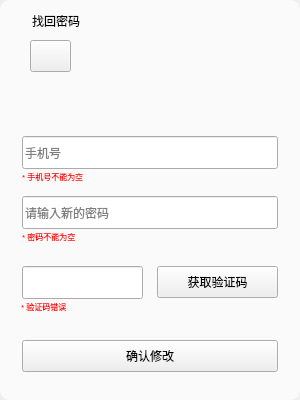
<?xml version="1.0" encoding="UTF-8"?>
<ui version="4.0">
 <class>Form</class>
 <widget class="QWidget" name="Form">
  <property name="geometry">
   <rect>
    <x>0</x>
    <y>0</y>
    <width>300</width>
    <height>400</height>
   </rect>
  </property>
  <property name="minimumSize">
   <size>
    <width>300</width>
    <height>400</height>
   </size>
  </property>
  <property name="maximumSize">
   <size>
    <width>300</width>
    <height>400</height>
   </size>
  </property>
  <property name="windowTitle">
   <string>Form</string>
  </property>
  <widget class="QWidget" name="widget_2" native="true">
   <property name="geometry">
    <rect>
     <x>20</x>
     <y>134</y>
     <width>260</width>
     <height>51</height>
    </rect>
   </property>
   <widget class="QLabel" name="label_2">
    <property name="geometry">
     <rect>
      <x>2</x>
      <y>36</y>
      <width>121</width>
      <height>16</height>
     </rect>
    </property>
    <property name="maximumSize">
     <size>
      <width>16777215</width>
      <height>17</height>
     </size>
    </property>
    <property name="font">
     <font>
      <pointsize>6</pointsize>
     </font>
    </property>
    <property name="styleSheet">
     <string notr="true">color: rgb(255, 0, 0);</string>
    </property>
    <property name="text">
     <string>* 手机号不能为空</string>
    </property>
    <property name="alignment">
     <set>Qt::AlignLeading|Qt::AlignLeft|Qt::AlignTop</set>
    </property>
   </widget>
   <widget class="EditableComboBox" name="EditableComboBox">
    <property name="geometry">
     <rect>
      <x>2</x>
      <y>2</y>
      <width>256</width>
      <height>33</height>
     </rect>
    </property>
    <property name="dragEnabled">
     <bool>true</bool>
    </property>
    <property name="placeholderText">
     <string>手机号</string>
    </property>
   </widget>
  </widget>
  <widget class="QWidget" name="widget_3" native="true">
   <property name="geometry">
    <rect>
     <x>20</x>
     <y>194</y>
     <width>260</width>
     <height>51</height>
    </rect>
   </property>
   <widget class="QLabel" name="label_3">
    <property name="geometry">
     <rect>
      <x>2</x>
      <y>36</y>
      <width>121</width>
      <height>16</height>
     </rect>
    </property>
    <property name="maximumSize">
     <size>
      <width>16777215</width>
      <height>17</height>
     </size>
    </property>
    <property name="font">
     <font>
      <pointsize>6</pointsize>
     </font>
    </property>
    <property name="styleSheet">
     <string notr="true">color: rgb(255, 0, 0);</string>
    </property>
    <property name="text">
     <string>* 密码不能为空</string>
    </property>
    <property name="alignment">
     <set>Qt::AlignLeading|Qt::AlignLeft|Qt::AlignTop</set>
    </property>
   </widget>
   <widget class="PasswordLineEdit" name="PasswordLineEdit">
    <property name="geometry">
     <rect>
      <x>2</x>
      <y>2</y>
      <width>256</width>
      <height>33</height>
     </rect>
    </property>
    <property name="placeholderText">
     <string>请输入新的密码</string>
    </property>
   </widget>
  </widget>
  <widget class="QWidget" name="widget_4" native="true">
   <property name="geometry">
    <rect>
     <x>20</x>
     <y>264</y>
     <width>260</width>
     <height>51</height>
    </rect>
   </property>
   <widget class="QLabel" name="label_4">
    <property name="geometry">
     <rect>
      <x>1</x>
      <y>36</y>
      <width>121</width>
      <height>16</height>
     </rect>
    </property>
    <property name="maximumSize">
     <size>
      <width>16777215</width>
      <height>17</height>
     </size>
    </property>
    <property name="font">
     <font>
      <pointsize>6</pointsize>
     </font>
    </property>
    <property name="styleSheet">
     <string notr="true">color: rgb(255, 0, 0);</string>
    </property>
    <property name="text">
     <string>* 验证码错误</string>
    </property>
    <property name="alignment">
     <set>Qt::AlignLeading|Qt::AlignLeft|Qt::AlignTop</set>
    </property>
   </widget>
   <widget class="PrimaryPushButton" name="PrimaryPushButton_2">
    <property name="geometry">
     <rect>
      <x>137</x>
      <y>2</y>
      <width>121</width>
      <height>32</height>
     </rect>
    </property>
    <property name="styleSheet">
     <string notr="true">PushButton, ToolButton, ToggleButton, ToggleToolButton {
    color: black;
    background: rgba(255, 255, 255, 0.7);
    border: 1px solid rgba(0, 0, 0, 0.073);
    border-bottom: 1px solid rgba(0, 0, 0, 0.183);
    border-radius: 5px;
    /* font: 14px 'Segoe UI', 'Microsoft YaHei'; */
    padding: 5px 12px 6px 12px;
    outline: none;
}

ToolButton {
    padding: 5px 9px 6px 8px;
}

PushButton[hasIcon=false] {
    padding: 5px 12px 6px 12px;
}

PushButton[hasIcon=true] {
    padding: 5px 12px 6px 36px;
}

DropDownToolButton, PrimaryDropDownToolButton {
    padding: 5px 31px 6px 8px;
}

DropDownPushButton[hasIcon=false],
PrimaryDropDownPushButton[hasIcon=false] {
    padding: 5px 31px 6px 12px;
}

DropDownPushButton[hasIcon=true],
PrimaryDropDownPushButton[hasIcon=true] {
    padding: 5px 31px 6px 36px;
}

PushButton:hover, ToolButton:hover, ToggleButton:hover, ToggleToolButton:hover {
    background: rgba(249, 249, 249, 0.5);
}

PushButton:pressed, ToolButton:pressed, ToggleButton:pressed, ToggleToolButton:pressed {
    color: rgba(0, 0, 0, 0.63);
    background: rgba(249, 249, 249, 0.3);
    border-bottom: 1px solid rgba(0, 0, 0, 0.073);
}

PushButton:disabled, ToolButton:disabled, ToggleButton:disabled, ToggleToolButton:disabled {
    color: rgba(0, 0, 0, 0.36);
    background: rgba(249, 249, 249, 0.3);
    border: 1px solid rgba(0, 0, 0, 0.06);
    border-bottom: 1px solid rgba(0, 0, 0, 0.06);
}


PrimaryPushButton,
PrimaryToolButton,
ToggleButton:checked,
ToggleToolButton:checked {
    color: white;
    background-color: #009faa;
    border: 1px solid #00a7b3;
    border-bottom: 1px solid #007780;
}

PrimaryPushButton:hover,
PrimaryToolButton:hover,
ToggleButton:checked:hover,
ToggleToolButton:checked:hover {
    background-color: #00a7b3;
    border: 1px solid #2daab3;
    border-bottom: 1px solid #007780;
}

PrimaryPushButton:pressed,
PrimaryToolButton:pressed,
ToggleButton:checked:pressed,
ToggleToolButton:checked:pressed {
	padding-left:16px;
	padding-top:8px;
    color: rgba(255, 255, 255, 0.63);
    background-color: #3eabb3;
    border: 1px solid #3eabb3;
}

PrimaryPushButton:disabled,
PrimaryToolButton:disabled,
ToggleButton:checked:disabled,
ToggleToolButton:checked:disabled {
    color: rgba(255, 255, 255, 0.9);
    background-color: rgb(205, 205, 205);
    border: 1px solid rgb(205, 205, 205);
}

SplitDropButton,
PrimarySplitDropButton {
    border-left: none;
    border-top-left-radius: 0;
    border-bottom-left-radius: 0;
}

#splitPushButton,
#splitToolButton,
#primarySplitPushButton,
#primarySplitToolButton {
    border-top-right-radius: 0;
    border-bottom-right-radius: 0;
}

#splitPushButton:pressed,
#splitToolButton:pressed,
SplitDropButton:pressed {
    border-bottom: 1px solid rgba(0, 0, 0, 0.183);
}

PrimarySplitDropButton:pressed {
    border-bottom: 1px solid #007780;
}

#primarySplitPushButton, #primarySplitToolButton {
    border-right: 1px solid #3eabb3;
}

#primarySplitPushButton:pressed, #primarySplitToolButton:pressed {
    border-bottom: 1px solid #007780;
}

HyperlinkButton {
    /* font: 14px 'Segoe UI', 'Microsoft YaHei'; */
    padding: 6px 12px 6px 12px;
    color: #009faa;
    border: none;
    border-radius: 6px;
    background-color: transparent;
}

HyperlinkButton[hasIcon=false] {
    padding: 6px 12px 6px 12px;
}

HyperlinkButton[hasIcon=true] {
    padding: 6px 12px 6px 36px;
}

HyperlinkButton:hover {
    color: #009faa;
    background-color: rgba(0, 0, 0, 10);
    border: none;
}

HyperlinkButton:pressed {
    color: #009faa;
    background-color: rgba(0, 0, 0, 6);
    border: none;
}

HyperlinkButton:disabled {
    color: rgba(0, 0, 0, 0.43);
    background-color: transparent;
    border: none;
}


RadioButton {
    min-height: 24px;
    max-height: 24px;
    background-color: transparent;
    font: 14px 'Segoe UI', 'Microsoft YaHei', 'PingFang SC';
    color: black;
}

RadioButton::indicator {
    width: 18px;
    height: 18px;
    border-radius: 11px;
    border: 2px solid #999999;
    background-color: rgba(0, 0, 0, 5);
    margin-right: 4px;
}

RadioButton::indicator:hover {
    background-color: rgba(0, 0, 0, 0);
}

RadioButton::indicator:pressed {
    border: 2px solid #bbbbbb;
    background-color: qradialgradient(spread:pad, cx:0.5, cy:0.5, radius:0.5, fx:0.5, fy:0.5,
            stop:0 rgb(255, 255, 255),
            stop:0.5 rgb(255, 255, 255),
            stop:0.6 rgb(225, 224, 223),
            stop:1 rgb(225, 224, 223));
}

RadioButton::indicator:checked {
    height: 22px;
    width: 22px;
    border: none;
    border-radius: 11px;
    background-color: qradialgradient(spread:pad, cx:0.5, cy:0.5, radius:0.5, fx:0.5, fy:0.5,
            stop:0 rgb(255, 255, 255),
            stop:0.5 rgb(255, 255, 255),
            stop:0.6 #009faa,
            stop:1 #009faa);
}

RadioButton::indicator:checked:hover {
    background-color: qradialgradient(spread:pad, cx:0.5, cy:0.5, radius:0.5, fx:0.5, fy:0.5,
            stop:0 rgb(255, 255, 255),
            stop:0.6 rgb(255, 255, 255),
            stop:0.7 #009faa,
            stop:1 #009faa);
}

RadioButton::indicator:checked:pressed {
    background-color: qradialgradient(spread:pad, cx:0.5, cy:0.5, radius:0.5, fx:0.5, fy:0.5,
            stop:0 rgb(255, 255, 255),
            stop:0.5 rgb(255, 255, 255),
            stop:0.6 #009faa,
            stop:1 #009faa);
}

RadioButton:disabled {
    color: rgba(0, 0, 0, 110);
}

RadioButton::indicator:disabled {
    border: 2px solid #bbbbbb;
    background-color: transparent;
}

RadioButton::indicator:disabled:checked {
    border: none;
    background-color: qradialgradient(spread:pad, cx:0.5, cy:0.5, radius:0.5, fx:0.5, fy:0.5,
            stop:0 rgb(255, 255, 255),
            stop:0.5 rgb(255, 255, 255),
            stop:0.6 rgba(0, 0, 0, 0.2169),
            stop:1 rgba(0, 0, 0, 0.2169));
}

TransparentToolButton,
TransparentToggleToolButton,
TransparentDropDownToolButton,
TransparentPushButton,
TransparentDropDownPushButton,
TransparentTogglePushButton {
    background-color: transparent;
    border: none;
    border-radius: 5px;
    margin: 0;
}

TransparentToolButton:hover,
TransparentToggleToolButton:hover,
TransparentDropDownToolButton:hover,
TransparentPushButton:hover,
TransparentDropDownPushButton:hover,
TransparentTogglePushButton:hover {
    background-color: rgba(0, 0, 0, 9);
    border: none;
}

TransparentToolButton:pressed,
TransparentToggleToolButton:pressed,
TransparentDropDownToolButton:pressed,
TransparentPushButton:pressed,
TransparentDropDownPushButton:pressed,
TransparentTogglePushButton:pressed {
    background-color: rgba(0, 0, 0, 6);
    border: none;
}

TransparentToolButton:disabled,
TransparentToggleToolButton:disabled,
TransparentDropDownToolButton:disabled,
TransprentPushButton:disabled,
TransparentDropDownPushButton:disabled,
TransprentTogglePushButton:disabled {
    background-color: transparent;
    border: none;
}


PillPushButton,
PillPushButton:hover,
PillPushButton:pressed,
PillPushButton:disabled,
PillPushButton:checked,
PillPushButton:checked:hover,
PillPushButton:checked:pressed,
PillPushButton:disabled:checked,
PillToolButton,
PillToolButton:hover,
PillToolButton:pressed,
PillToolButton:disabled,
PillToolButton:checked,
PillToolButton:checked:hover,
PillToolButton:checked:pressed,
PillToolButton:disabled:checked {
    background-color: transparent;
    border: none;
}
</string>
    </property>
    <property name="text">
     <string>获取验证码</string>
    </property>
   </widget>
   <widget class="LineEdit" name="LineEdit">
    <property name="geometry">
     <rect>
      <x>2</x>
      <y>2</y>
      <width>121</width>
      <height>33</height>
     </rect>
    </property>
   </widget>
  </widget>
  <widget class="ElevatedCardWidget" name="ElevatedCardWidget">
   <property name="geometry">
    <rect>
     <x>115</x>
     <y>41</y>
     <width>70</width>
     <height>70</height>
    </rect>
   </property>
   <widget class="QLabel" name="label_6">
    <property name="geometry">
     <rect>
      <x>5</x>
      <y>5</y>
      <width>60</width>
      <height>60</height>
     </rect>
    </property>
    <property name="minimumSize">
     <size>
      <width>60</width>
      <height>60</height>
     </size>
    </property>
    <property name="maximumSize">
     <size>
      <width>16777215</width>
      <height>60</height>
     </size>
    </property>
    <property name="styleSheet">
     <string notr="true">image: url(:/icon/image/wei.png);</string>
    </property>
    <property name="text">
     <string/>
    </property>
   </widget>
  </widget>
  <widget class="PrimaryPushButton" name="PrimaryPushButton">
   <property name="geometry">
    <rect>
     <x>22</x>
     <y>340</y>
     <width>256</width>
     <height>32</height>
    </rect>
   </property>
   <property name="text">
    <string>确认修改</string>
   </property>
  </widget>
  <widget class="QLabel" name="label_5">
   <property name="geometry">
    <rect>
     <x>32</x>
     <y>5</y>
     <width>71</width>
     <height>31</height>
    </rect>
   </property>
   <property name="styleSheet">
    <string notr="true">font: 13pt &quot;隶书&quot;;
</string>
   </property>
   <property name="text">
    <string>找回密码</string>
   </property>
  </widget>
  <widget class="QLabel" name="label_7">
   <property name="geometry">
    <rect>
     <x>9</x>
     <y>12</y>
     <width>21</width>
     <height>21</height>
    </rect>
   </property>
   <property name="styleSheet">
    <string notr="true">image: url(:/icon/image/wei.png);</string>
   </property>
   <property name="text">
    <string/>
   </property>
  </widget>
  <widget class="QLabel" name="label">
   <property name="geometry">
    <rect>
     <x>0</x>
     <y>0</y>
     <width>300</width>
     <height>400</height>
    </rect>
   </property>
   <property name="styleSheet">
    <string notr="true">background-color: rgb(250, 250, 250);
border-radius:10px;</string>
   </property>
   <property name="text">
    <string/>
   </property>
  </widget>
  <widget class="ElevatedCardWidget" name="ElevatedCardWidget_2">
   <property name="geometry">
    <rect>
     <x>30</x>
     <y>40</y>
     <width>41</width>
     <height>32</height>
    </rect>
   </property>
   <widget class="PushButton" name="back">
    <property name="geometry">
     <rect>
      <x>0</x>
      <y>0</y>
      <width>41</width>
      <height>32</height>
     </rect>
    </property>
    <property name="styleSheet">
     <string notr="true">#back {
	image: url(:/icon/image/back.png);
}

PushButton, ToolButton, ToggleButton, ToggleToolButton {
    color: black;
    background: rgba(255, 255, 255, 0.7);
    border: 1px solid rgba(0, 0, 0, 0.073);
    border-bottom: 1px solid rgba(0, 0, 0, 0.183);
    border-radius: 5px;
    /* font: 14px 'Segoe UI', 'Microsoft YaHei'; */
    padding: 5px 12px 6px 12px;
    outline: none;
}

ToolButton {
    padding: 5px 9px 6px 8px;
}

PushButton[hasIcon=false] {
    padding: 5px 12px 6px 12px;
}

PushButton[hasIcon=true] {
    padding: 5px 12px 6px 36px;
}

DropDownToolButton, PrimaryDropDownToolButton {
    padding: 5px 31px 6px 8px;
}

DropDownPushButton[hasIcon=false],
PrimaryDropDownPushButton[hasIcon=false] {
    padding: 5px 31px 6px 12px;
}

DropDownPushButton[hasIcon=true],
PrimaryDropDownPushButton[hasIcon=true] {
    padding: 5px 31px 6px 36px;
}

PushButton:hover, ToolButton:hover, ToggleButton:hover, ToggleToolButton:hover {
    background: rgba(249, 249, 249, 0.5);
}

PushButton:pressed, ToolButton:pressed, ToggleButton:pressed, ToggleToolButton:pressed {
    color: rgba(0, 0, 0, 0.63);
    background: rgba(249, 249, 249, 0.3);
    border-bottom: 1px solid rgba(0, 0, 0, 0.073);
}

PushButton:disabled, ToolButton:disabled, ToggleButton:disabled, ToggleToolButton:disabled {
    color: rgba(0, 0, 0, 0.36);
    background: rgba(249, 249, 249, 0.3);
    border: 1px solid rgba(0, 0, 0, 0.06);
    border-bottom: 1px solid rgba(0, 0, 0, 0.06);
}


PrimaryPushButton,
PrimaryToolButton,
ToggleButton:checked,
ToggleToolButton:checked {
    color: white;
    background-color: #009faa;
    border: 1px solid #00a7b3;
    border-bottom: 1px solid #007780;
}

PrimaryPushButton:hover,
PrimaryToolButton:hover,
ToggleButton:checked:hover,
ToggleToolButton:checked:hover {
    background-color: #00a7b3;
    border: 1px solid #2daab3;
    border-bottom: 1px solid #007780;
}

PrimaryPushButton:pressed,
PrimaryToolButton:pressed,
ToggleButton:checked:pressed,
ToggleToolButton:checked:pressed {
    color: rgba(255, 255, 255, 0.63);
    background-color: #3eabb3;
    border: 1px solid #3eabb3;
}

PrimaryPushButton:disabled,
PrimaryToolButton:disabled,
ToggleButton:checked:disabled,
ToggleToolButton:checked:disabled {
    color: rgba(255, 255, 255, 0.9);
    background-color: rgb(205, 205, 205);
    border: 1px solid rgb(205, 205, 205);
}

SplitDropButton,
PrimarySplitDropButton {
    border-left: none;
    border-top-left-radius: 0;
    border-bottom-left-radius: 0;
}

#splitPushButton,
#splitToolButton,
#primarySplitPushButton,
#primarySplitToolButton {
    border-top-right-radius: 0;
    border-bottom-right-radius: 0;
}

#splitPushButton:pressed,
#splitToolButton:pressed,
SplitDropButton:pressed {
    border-bottom: 1px solid rgba(0, 0, 0, 0.183);
}

PrimarySplitDropButton:pressed {
    border-bottom: 1px solid #007780;
}

#primarySplitPushButton, #primarySplitToolButton {
    border-right: 1px solid #3eabb3;
}

#primarySplitPushButton:pressed, #primarySplitToolButton:pressed {
    border-bottom: 1px solid #007780;
}

HyperlinkButton {
    /* font: 14px 'Segoe UI', 'Microsoft YaHei'; */
    padding: 6px 12px 6px 12px;
    color: #009faa;
    border: none;
    border-radius: 6px;
    background-color: transparent;
}

HyperlinkButton[hasIcon=false] {
    padding: 6px 12px 6px 12px;
}

HyperlinkButton[hasIcon=true] {
    padding: 6px 12px 6px 36px;
}

HyperlinkButton:hover {
    color: #009faa;
    background-color: rgba(0, 0, 0, 10);
    border: none;
}

HyperlinkButton:pressed {
    color: #009faa;
    background-color: rgba(0, 0, 0, 6);
    border: none;
}

HyperlinkButton:disabled {
    color: rgba(0, 0, 0, 0.43);
    background-color: transparent;
    border: none;
}


RadioButton {
    min-height: 24px;
    max-height: 24px;
    background-color: transparent;
    font: 14px 'Segoe UI', 'Microsoft YaHei', 'PingFang SC';
    color: black;
}

RadioButton::indicator {
    width: 18px;
    height: 18px;
    border-radius: 11px;
    border: 2px solid #999999;
    background-color: rgba(0, 0, 0, 5);
    margin-right: 4px;
}

RadioButton::indicator:hover {
    background-color: rgba(0, 0, 0, 0);
}

RadioButton::indicator:pressed {
    border: 2px solid #bbbbbb;
    background-color: qradialgradient(spread:pad, cx:0.5, cy:0.5, radius:0.5, fx:0.5, fy:0.5,
            stop:0 rgb(255, 255, 255),
            stop:0.5 rgb(255, 255, 255),
            stop:0.6 rgb(225, 224, 223),
            stop:1 rgb(225, 224, 223));
}

RadioButton::indicator:checked {
    height: 22px;
    width: 22px;
    border: none;
    border-radius: 11px;
    background-color: qradialgradient(spread:pad, cx:0.5, cy:0.5, radius:0.5, fx:0.5, fy:0.5,
            stop:0 rgb(255, 255, 255),
            stop:0.5 rgb(255, 255, 255),
            stop:0.6 #009faa,
            stop:1 #009faa);
}

RadioButton::indicator:checked:hover {
    background-color: qradialgradient(spread:pad, cx:0.5, cy:0.5, radius:0.5, fx:0.5, fy:0.5,
            stop:0 rgb(255, 255, 255),
            stop:0.6 rgb(255, 255, 255),
            stop:0.7 #009faa,
            stop:1 #009faa);
}

RadioButton::indicator:checked:pressed {
    background-color: qradialgradient(spread:pad, cx:0.5, cy:0.5, radius:0.5, fx:0.5, fy:0.5,
            stop:0 rgb(255, 255, 255),
            stop:0.5 rgb(255, 255, 255),
            stop:0.6 #009faa,
            stop:1 #009faa);
}

RadioButton:disabled {
    color: rgba(0, 0, 0, 110);
}

RadioButton::indicator:disabled {
    border: 2px solid #bbbbbb;
    background-color: transparent;
}

RadioButton::indicator:disabled:checked {
    border: none;
    background-color: qradialgradient(spread:pad, cx:0.5, cy:0.5, radius:0.5, fx:0.5, fy:0.5,
            stop:0 rgb(255, 255, 255),
            stop:0.5 rgb(255, 255, 255),
            stop:0.6 rgba(0, 0, 0, 0.2169),
            stop:1 rgba(0, 0, 0, 0.2169));
}

TransparentToolButton,
TransparentToggleToolButton,
TransparentDropDownToolButton,
TransparentPushButton,
TransparentDropDownPushButton,
TransparentTogglePushButton {
    background-color: transparent;
    border: none;
    border-radius: 5px;
    margin: 0;
}

TransparentToolButton:hover,
TransparentToggleToolButton:hover,
TransparentDropDownToolButton:hover,
TransparentPushButton:hover,
TransparentDropDownPushButton:hover,
TransparentTogglePushButton:hover {
    background-color: rgba(0, 0, 0, 9);
    border: none;
}

TransparentToolButton:pressed,
TransparentToggleToolButton:pressed,
TransparentDropDownToolButton:pressed,
TransparentPushButton:pressed,
TransparentDropDownPushButton:pressed,
TransparentTogglePushButton:pressed {
    background-color: rgba(0, 0, 0, 6);
    border: none;
}

TransparentToolButton:disabled,
TransparentToggleToolButton:disabled,
TransparentDropDownToolButton:disabled,
TransprentPushButton:disabled,
TransparentDropDownPushButton:disabled,
TransprentTogglePushButton:disabled {
    background-color: transparent;
    border: none;
}


PillPushButton,
PillPushButton:hover,
PillPushButton:pressed,
PillPushButton:disabled,
PillPushButton:checked,
PillPushButton:checked:hover,
PillPushButton:checked:pressed,
PillPushButton:disabled:checked,
PillToolButton,
PillToolButton:hover,
PillToolButton:pressed,
PillToolButton:disabled,
PillToolButton:checked,
PillToolButton:checked:hover,
PillToolButton:checked:pressed,
PillToolButton:disabled:checked {
    background-color: transparent;
    border: none;
}
</string>
    </property>
    <property name="text">
     <string/>
    </property>
   </widget>
  </widget>
  <zorder>label</zorder>
  <zorder>widget_2</zorder>
  <zorder>widget_3</zorder>
  <zorder>widget_4</zorder>
  <zorder>ElevatedCardWidget</zorder>
  <zorder>PrimaryPushButton</zorder>
  <zorder>label_5</zorder>
  <zorder>label_7</zorder>
  <zorder>ElevatedCardWidget_2</zorder>
 </widget>
 <customwidgets>
  <customwidget>
   <class>EditableComboBox</class>
   <extends>LineEdit</extends>
   <header>qfluentwidgets</header>
  </customwidget>
  <customwidget>
   <class>PushButton</class>
   <extends>QPushButton</extends>
   <header>qfluentwidgets</header>
  </customwidget>
  <customwidget>
   <class>PrimaryPushButton</class>
   <extends>PushButton</extends>
   <header>qfluentwidgets</header>
  </customwidget>
  <customwidget>
   <class>CardWidget</class>
   <extends>QFrame</extends>
   <header>qfluentwidgets</header>
   <container>1</container>
  </customwidget>
  <customwidget>
   <class>ElevatedCardWidget</class>
   <extends>SimpleCardWidget</extends>
   <header>qfluentwidgets</header>
   <container>1</container>
  </customwidget>
  <customwidget>
   <class>SimpleCardWidget</class>
   <extends>CardWidget</extends>
   <header>qfluentwidgets</header>
   <container>1</container>
  </customwidget>
  <customwidget>
   <class>LineEdit</class>
   <extends>QLineEdit</extends>
   <header>qfluentwidgets</header>
  </customwidget>
  <customwidget>
   <class>PasswordLineEdit</class>
   <extends>LineEdit</extends>
   <header>qfluentwidgets</header>
  </customwidget>
 </customwidgets>
 <resources>
  <include location="resource.qrc"/>
 </resources>
 <connections>
  <connection>
   <sender>back</sender>
   <signal>clicked()</signal>
   <receiver>Form</receiver>
   <slot>return_login()</slot>
   <hints>
    <hint type="sourcelabel">
     <x>57</x>
     <y>64</y>
    </hint>
    <hint type="destinationlabel">
     <x>122</x>
     <y>-7</y>
    </hint>
   </hints>
  </connection>
  <connection>
   <sender>PrimaryPushButton_2</sender>
   <signal>clicked()</signal>
   <receiver>Form</receiver>
   <slot>getCode()</slot>
   <hints>
    <hint type="sourcelabel">
     <x>218</x>
     <y>283</y>
    </hint>
    <hint type="destinationlabel">
     <x>239</x>
     <y>-10</y>
    </hint>
   </hints>
  </connection>
  <connection>
   <sender>PrimaryPushButton</sender>
   <signal>clicked()</signal>
   <receiver>Form</receiver>
   <slot>confirmChange()</slot>
   <hints>
    <hint type="sourcelabel">
     <x>161</x>
     <y>356</y>
    </hint>
    <hint type="destinationlabel">
     <x>212</x>
     <y>-9</y>
    </hint>
   </hints>
  </connection>
 </connections>
 <slots>
  <slot>return_login()</slot>
  <slot>getCode()</slot>
  <slot>confirmChange()</slot>
 </slots>
</ui>
